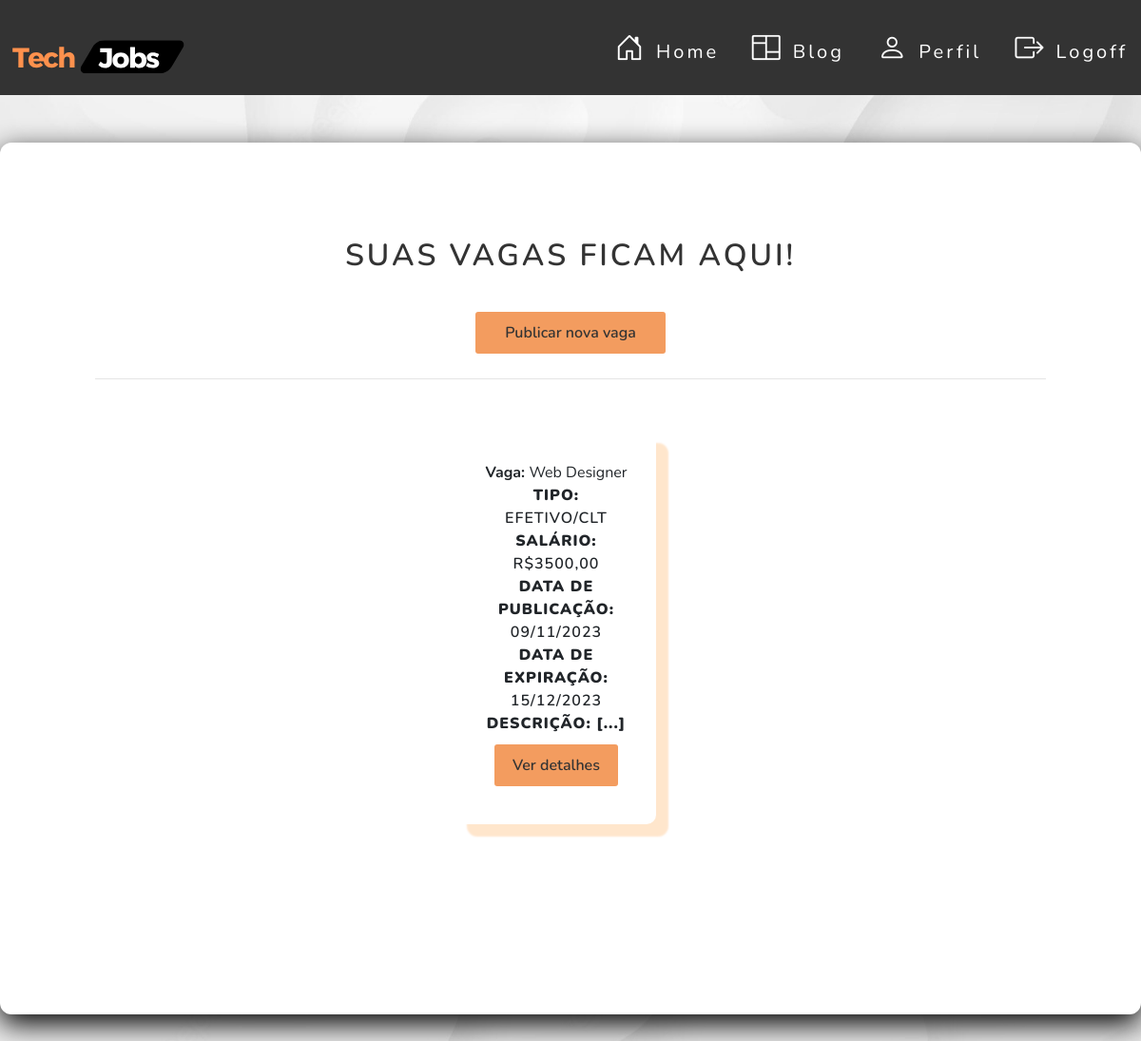
/vaga/index.php (signed in), run on the app's committed database.
### tables this page shows
CREATE TABLE `vaga` (
  `id` int NOT NULL,
  `nome` varchar(150) NOT NULL,
  `tipo` varchar(30) NOT NULL,
  `descricao` longtext NOT NULL,
  `salario` varchar(50) NOT NULL,
  `carga_horaria` varchar(100) NOT NULL,
  `data_publicacao` date NOT NULL,
  `data_expiracao` date NOT NULL,
  `usuario_id` int DEFAULT NULL
);

### src/database/conexao.php (called while the page is built)
<?php
class Conexao
{
    public static function getConexao()
    {
        try {
            return new PDO("mysql:host=127.0.0.1;dbname=techjobsdb", "root", "");
        } catch (\PDOException $e) {
            echo 'Error ao conectar com banco de dados. ' . $e->getMessage();
            return null;
        }
    }
}

### src/dao/vagadao.php (called while the page is built, shortened)
<?php
include_once __DIR__ . '/../database/conexao.php';
class VagaDAO
{
    private $dbh;
    public function __construct()
    {
        $this->dbh = Conexao::getConexao();
    }
    public function getByUsuarioId(int $usuario_id)
    {
        $query = ("SELECT * FROM vaga WHERE usuario_id = :usuario_id");
        $stmt = $this->dbh->prepare($query);
        $stmt->bindParam(":usuario_id", $usuario_id);
        $stmt->execute();
        $rows = $stmt->fetchAll(PDO::FETCH_ASSOC);
        $this->dbh = null;
        return $rows;
    }
}

### vaga/vagas_empresa.php (the view, shortened to what this page needs)
<?php
require_once __DIR__ . '/../src/dao/vagadao.php';
require_once __DIR__ . '/../layouts/headerlogin.php';
$usuario_id = $id;
$dao = new VagaDAO();
$vagas = $dao->getByUsuarioId($usuario_id);
?>
<link rel="stylesheet" href="https://maxcdn.bootstrapcdn.com/bootstrap/4.0.0/css/bootstrap.min.css"
>
<link href="../assets/css/button.css" rel="stylesheet">
<link href="../assets/css/style.css" rel="stylesheet">
<link href="../assets/css/usuario.css" rel="stylesheet">
<link rel="stylesheet" href="https://cdn.jsdelivr.net/npm/bootstrap-icons@1.11.1/font/bootstrap-icons.css">
<link href=" https://cdn.datatables.net/1.13.6/css/jquery.dataTables.min.css" rel="stylesheet" type="text/css" />
<main class="main-blog">
        <div class="card-vaga">
            <header>
                <h2>Suas vagas ficam aqui!</h2>
            </header>
            <section class="section__btn">
                <a class="btn-orange" href="create.php">Publicar nova vaga</a>
            </section>
            <hr>
            <div class="container">
                <div class="row text ">
                    <div class="col-md-12">
                        <div class="card-body card-vaga-main">
                            <div class="card-vaga-box">
                                <div class="main-blog-content">
                                    <?php
                                    foreach ($vagas
                                    as $vaga) { ?>
                                    <article>
                                        <div class="content" title="<?= $vaga['descricao'] ?>">
                                            <?php echo '<strong>Vaga: </strong>' . $vaga['nome'] ?><br>
                                            <p>
                                                <?php echo '<strong>Tipo: </strong> ' . $vaga['tipo'] ?><br>
                                                <?php echo '<strong>Salário: </strong> ' . $vaga['salario'] ?><br>
                                                <?php echo '<strong>Data de publicação: </strong> ' . date('d/m/Y',  strtotime(($vaga['data_publicacao']))); ?><br>
                                                <?php echo '<strong>Data de expiração: </strong> ' . date('d/m/Y',  strtotime(($vaga['data_expiracao']))); ?><br>
                                                <?php echo '<strong>Descrição: [...]</strong> '; ?>
                                            </p>
                                            <span>
                                                <a href="../vaga/candidatar.php?id=<?= $vaga['id'] ?>">
                                                    <button type="submit" class="btn-orange">Ver detalhes</button>
                                                </a>
                                            </span>
                                        </div>
                                    </article>
                                    <?php } ?>
                                </div>
                            </div>
                        </div>
                    </div>
                </div>
            </div>
        </div>
</main>

### assets/css/style.css (style rules this page uses)
.main-blog { max-width: 1300px; margin-left: auto; margin-right: auto; }
.main-blog .main-blog-content { display: flex; flex-wrap: wrap; justify-content: space-evenly; margin: 20px; }
.main-blog .main-blog-content article { flex-basis: calc(33% - 30px); margin-bottom: 60px; border: none #e2dddd; border-radius: 10px; background-color: #fff; box-shadow: 12px 12px 2px 1px rgba(255, 132, 0, 0.2); padding: 30px; }
a { text-decoration: none }

### assets/css/button.css (style rules this page uses)
.section__btn { display: flex; justify-content: center; }
.btn-orange { border: none; padding: 10px; margin: 10px; width: 130px; background-color: rgb(243, 156, 95); color: #333333; text-align: center; text-decoration: none; font-weight: 600; border-radius: 3px; flex-basis: 20%; cursor: pointer; transition: 0.6s; }

### assets/css/usuario.css (style rules this page uses)
.text { text-align: center; width: 100%; }
.text p { font-weight: 600; margin: 0 auto; letter-spacing: 1px; text-transform: uppercase; text-align: center; border: none; outline: none; }
.card-vaga { width: 100%; background: #ffffff; border-radius: 12px; box-shadow: 0 10px 30px rgb(0, 0, 0); margin: 50px auto; padding: 100px; }
.card-vaga-main { display: flex; flex-wrap: wrap; justify-content: center; }
.card-vaga header h2 { color: #333333; font-weight: 600; margin-bottom: 30px; letter-spacing: 3px; text-transform: uppercase; text-align: center; border: none; outline: none; }

### data on the page
vaga: nome "Web Designer", tipo "EFETIVO/CLT", salario "R$3500,00", data_publicacao "09/11/2023", data_expiracao "15/12/2023"
